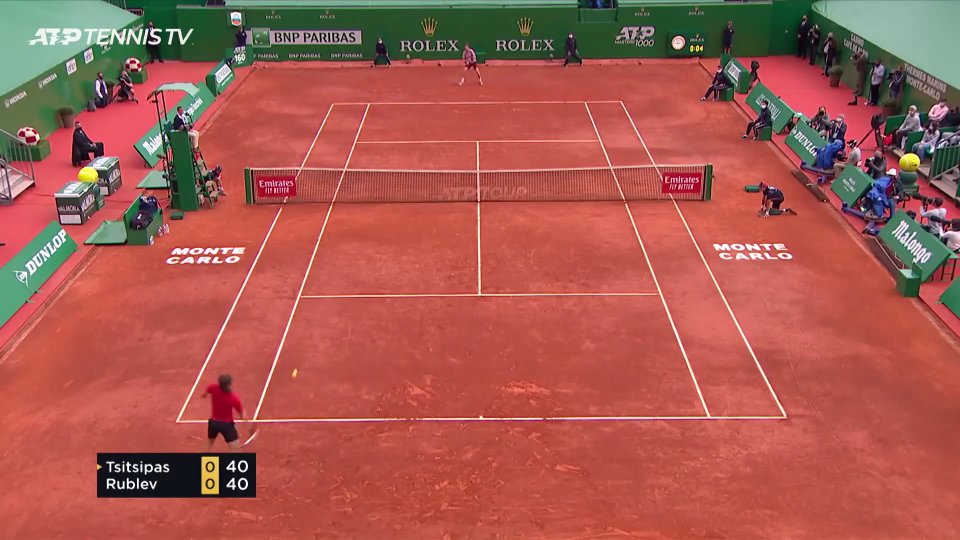
#> input picture frame 16 of Project_2/video_cut2.mp4, 1920 x 1080 px (shown at 1/2 size)
$ python project2_code.py
#> lines starting #> are read from the running program, lines starting #| are printed output that depends on the picture; after the words box and inside, x2 and y2 are one past the last pixel; in counts of white or black regions, pixels touching at a corner belong together
### Project_2/Detector.py
'''
    File name         : detectors.py
    Description       : Object detector used for detecting the objects in a video /image
    Author            : Rahmad Sadli
    Date created      : 20/02/2020
    Python Version    : 3.7
'''

# Import python libraries
import numpy as np
import cv2


def detect(frame,debugMode):
    # Convert frame from BGR to GRAY
    gray = cv2.cvtColor(frame, cv2.COLOR_BGR2GRAY)

    if (debugMode):
        cv2.imshow('gray', gray)

    # Edge detection using Canny function
    img_edges = cv2.Canny(gray,  50, 190, 3)
    if (debugMode):
        cv2.imshow('img_edges', img_edges)

    # Convert to black and white image
    ret, img_thresh = cv2.threshold(img_edges, 254, 255,cv2.THRESH_BINARY)
    if (debugMode):
        cv2.imshow('img_thresh', img_thresh)

    # Find contours
    contours, _ = cv2.findContours(img_thresh, cv2.RETR_EXTERNAL, cv2.CHAIN_APPROX_SIMPLE)

    # Set the accepted minimum & maximum radius of a detected object
    min_radius_thresh= 3
    max_radius_thresh= 30

    centers=[]
    for c in contours:
        # ref: https://docs.opencv.org/trunk/dd/d49/tutorial_py_contour_features.html
        (x, y), radius = cv2.minEnclosingCircle(c)
        radius = int(radius)

        #Take only the valid circle(s)
        if (radius > min_radius_thresh) and (radius < max_radius_thresh):
            centers.append(np.array([[x], [y]]))
    #cv2.imshow('contours', img_thresh)
    return centers

### Project_2/KalmanFilter.py
'''
    File name         : KalmanFilter.py
    Description       : KalmanFilter class used for object tracking
    Author            : Rahmad Sadli
    Date created      : 20/02/2020
    Python Version    : 3.7
'''

import numpy as np
import matplotlib.pyplot as plt

class KalmanFilter(object):
    def __init__(self, dt, u_x,u_y, std_acc, x_std_meas, y_std_meas):
        """
        :param dt: sampling time (time for 1 cycle)
        :param u_x: acceleration in x-direction
        :param u_y: acceleration in y-direction
        :param std_acc: process noise magnitude
        :param x_std_meas: standard deviation of the measurement in x-direction
        :param y_std_meas: standard deviation of the measurement in y-direction
        """

        # Define sampling time
        self.dt = dt

        # Define the  control input variables
        self.u = np.matrix([[u_x],[u_y]])

        # Intial State
        self.x = np.matrix([[0], [0], [0], [0]])

        # Define the State Transition Matrix A
        self.A = np.matrix([[1, 0, self.dt, 0],
                            [0, 1, 0, self.dt],
                            [0, 0, 1, 0],
                            [0, 0, 0, 1]])

        # Define the Control Input Matrix B
        self.B = np.matrix([[(self.dt**2)/2, 0],
                            [0,(self.dt**2)/2],
                            [self.dt,0],
                            [0,self.dt]])

        # Define Measurement Mapping Matrix
        self.H = np.matrix([[1, 0, 0, 0],
                            [0, 1, 0, 0]])

        #Initial Process Noise Covariance
        self.Q = np.matrix([[(self.dt**4)/4, 0, (self.dt**3)/2, 0],
                            [0, (self.dt**4)/4, 0, (self.dt**3)/2],
                            [(self.dt**3)/2, 0, self.dt**2, 0],
                            [0, (self.dt**3)/2, 0, self.dt**2]]) * std_acc**2

        #Initial Measurement Noise Covariance
        self.R = np.matrix([[x_std_meas**2,0],
                           [0, y_std_meas**2]])

        #Initial Covariance Matrix
        self.P = np.eye(self.A.shape[1])

    # [29 lines left out: functions predict, update, not called in this run]

### Project_2/project2_code.py
import numpy as np
import cv2 as cv
import math
from Detector import detect
from KalmanFilter import KalmanFilter


# Create a mask from 4 points given, returns a mask with trapezoidal shape fit to the court
def make_mask(img, points):
    height = img.shape[0]
    width = img.shape[1]
    mask = np.ones_like(img)

    n1 = (height - points[1][1]) / (points[1][1] - points[0][1])
    xe = int(points[1][0] + n1 * (points[1][0] - points[0][0]))
    xs = int(points[0][0] + n1 * (points[0][0] - points[1][0]))

    n2 = (height - points[3][1]) / (points[3][1] - points[2][1])
    xe2 = int(points[3][0] + n2 * (points[3][0] - points[2][0]))
    xs2 = int(points[2][0] + n2 * (points[2][0] - points[3][0]))

    contours = np.array([[0, 0], [xs, 0], [xe, height], [0, height]])
    cv.fillPoly(mask, pts=[contours], color=0)
    contours = np.array([[xs2, 0], [width, 0], [width, height], [xe2, height]])
    cv.fillPoly(mask, pts=[contours], color=0)
    return mask


def find_players(frame):
    # Apply mask for background subtraction
    MOG_mask = BS_MOG_play.apply(frame)
    MOG_mask = np.where(MOG_mask > 127, 1, 0)
    MOG_mask = np.stack((MOG_mask, MOG_mask, MOG_mask), axis=2)
    frame = (frame * MOG_mask).astype('uint8')

    # Find contours
    frame_players = cv.cvtColor(frame, cv.COLOR_BGR2GRAY)
    _, frame_players = cv.threshold(frame_players, 20, 255, cv.THRESH_TOZERO)
    contours, junk = cv.findContours(frame_players, cv.RETR_EXTERNAL, cv.CHAIN_APPROX_NONE)

    # Make output array
    out = np.zeros_like(frame)
    # Players contour area, index of contour and coordinates of center
    pl1_ar = 0
    pl1_c = -1
    pl1_x = 0
    pl1_y = 0
    pl2_ar = 0
    pl2_c = -1
    pl2_x = 0
    pl2_y = 0
    for i in range(len(contours)):
        area = cv.contourArea(contours[i])
        if area > 20: # Avoid errors with the moments
            M = cv.moments(contours[i])
            cX = int(M["m10"] / M["m00"])
            cY = int(M["m01"] / M["m00"])

            cv.drawContours(out, contours[i], -1, (255, 255, 255), 1)

            if cY > top_net: # Find biggest contour on the upper part of the frame
                if area > pl1_ar:
                    pl1_ar = area
                    pl1_c = i
                    pl1_x = cX
                    pl1_y = cY
            if cY < top_net: # Find biggest contour on the lower part of the frame
                if area > pl2_ar:
                    pl2_ar = area
                    pl2_c = i
                    pl2_x = cX
                    pl2_y = cY
    if pl1_c != -1:
        out_blue = out[:, :, 0].astype('uint8')
        if pl1_y > bottom_net + 20:
            cv.circle(out_blue, (pl1_x, pl1_y), 75, 255, -1)  # Not draw the circles if the players are too cose to the net
        out[:, :, 0] = out_blue
    if pl2_c != -1:
        out_red = out[:, :, 2].astype('uint8')
        if pl2_y < top_net - 20:
            cv.circle(out_red, (pl2_x, pl2_y), 60, 255, -1)
        out[:, :, 2] = out_red
    return out


def find_ball(frame, centers):
    # Apply mask for background subtraction
    MOG_mask_ball = BS_MOG_ball.apply(frame)
    MOG_mask_ball = np.where(MOG_mask_ball > 127, 1, 0)
    MOG_mask_ball = np.stack((MOG_mask_ball, MOG_mask_ball, MOG_mask_ball), axis=2)
    frame_ball = (frame * MOG_mask_ball).astype('uint8')

    # Dilate and smooth image with mean filter
    kernel = np.ones((15, 15), np.uint8)
    r = frame_ball[:, :, 0]
    g = frame_ball[:, :, 1]
    b = frame_ball[:, :, 2]

    r = cv.dilate(r, kernel)
    g = cv.dilate(g, kernel)
    b = cv.dilate(b, kernel)

    frame_ball[:, :, 0] = r
    frame_ball[:, :, 1] = g
    frame_ball[:, :, 2] = b

    frame_ball = cv.filter2D(frame_ball, -1, kernel / 225)

    # Find contours
    frame_bell = cv.cvtColor(frame_ball, cv.COLOR_BGR2GRAY)
    contours, junk = cv.findContours(frame_bell, cv.RETR_EXTERNAL, cv.CHAIN_APPROX_NONE)
    cv.drawContours(frame_bell, contours, -1, (255, 0, 0), 3)

    # Combine images to get color back
    frame_bell = cv.cvtColor(frame_bell, cv.COLOR_GRAY2BGR)
    frame_bell = cv.cvtColor(frame_bell, cv.COLOR_BGR2HLS)
    frame_ball = cv.cvtColor(frame_ball, cv.COLOR_BGR2HLS)
    frame_bell[:, :, 0] = frame_ball[:, :, 0]
    frame_bell[:, :, 2] = 127
    frame = cv.cvtColor(frame_bell, cv.COLOR_HLS2BGR)

    # Detect object
    center = detect(frame, debugMode)
    out = np.zeros((frame.shape[0:2]))

    # If centroids are detected then track them
    if len(centers) == 0:
        centers = center

    if (len(center) > 0):

        if math.dist(centers[0], center[0]) < 250:  # This helps to erase false detections
            centers = center

        # Draw the detected circle
        cv.circle(out, (int(centers[0][0]), int(centers[0][1])), 10, 255, -1)

        # Predict
        (x, y) = KF.predict()

        # Update
        (x1, y1) = KF.update(centers[0])
    return out, centers


def register_hit(frame, hitlist, lasthit):
    hsv = cv.cvtColor(frame, cv.COLOR_RGB2HSV)
    # Defining mask for detecting color
    mask_yel = cv.inRange(hsv, low_yel, up_yel)
    mask_cy = cv.inRange(hsv, low_cy, up_cy)

    # First hit
    if lasthit == -1:
        if 255 in mask_yel:
            hitlist.append(1)  # It means the top player hit the ball first
            lasthit = 1
            print("The top player made the first hit")

        if 255 in mask_cy:
            hitlist.append(2)  # It means the bottom player hit the ball first
            lasthit = 2
            print("The bottom player made the first hit")

    elif lasthit == 1:  # Last hit from top player, wait for bottom player
        if 255 in mask_cy:
            hitlist.append(2)  # It means the bottom player hit the ball
            lasthit = 2
            print("Hit by bottom player")

    elif lasthit == 2:  # Last hit from bottom player, wait for top player
        if 255 in mask_yel:
            hitlist.append(1)  # It means the top player hit the ball
            lasthit = 1
            print("Hit by top player")

    return hitlist, lasthit


cap = cv.VideoCapture('video_cut2.mp4')

# Take first frame of the video and resize it
_, frame = cap.read()
#> frame is the input picture: shape (1080, 1920, 3); mean B, G, R 79.5, 89.7, 167.3
frame = cv.resize(frame, (960, 540), fx=0, fy=0, interpolation=cv.INTER_CUBIC)
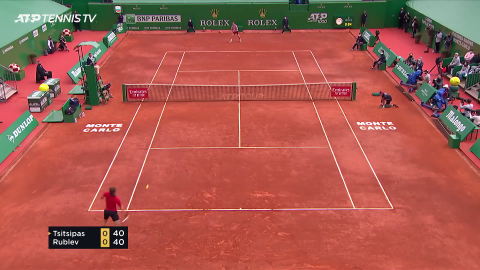
#> frame: shape (540, 960, 3) (shown at 1/2 size); mean B, G, R 79.5, 89.7, 167.3

# Create mask specific to camera position
#mask = make_mask(frame, [[260, 150], [150, 430], [700, 150], [820, 430]])  # blue vid
#top_net, bottom_net = [220, 260]
mask = make_mask(frame, [[310, 100], [130, 420], [640, 100], [830, 420]])  # red vid
#> in make_mask, `cv.fillPoly(mask, pts=[contours], color=0)`:
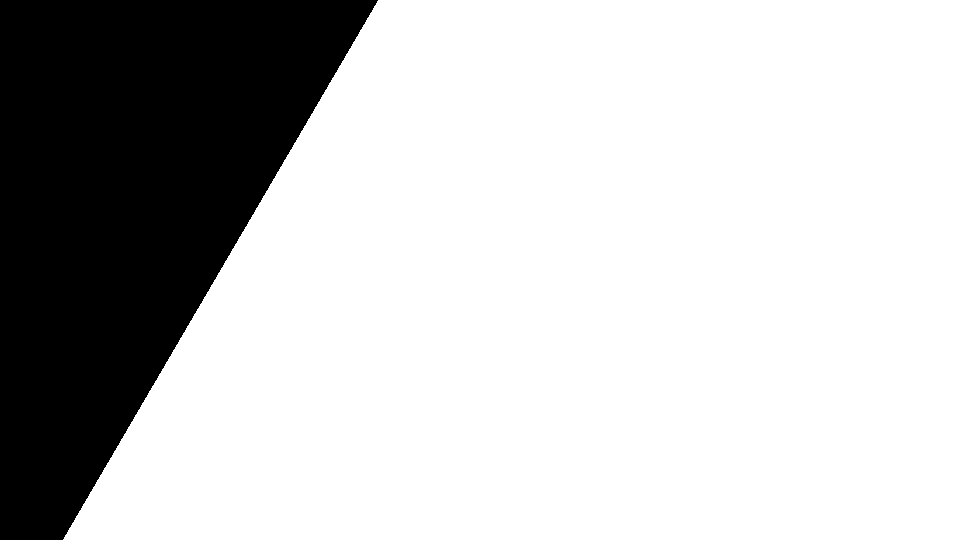
#> mask: shape (540, 960, 3); values 0 (black) and 1 (white), 77% white; 1 black region, box (x1, y1, x2, y2) and area: (0, 0, 378, 540) 119070
#> in make_mask, `cv.fillPoly(mask, pts=[contours], color=0)`:
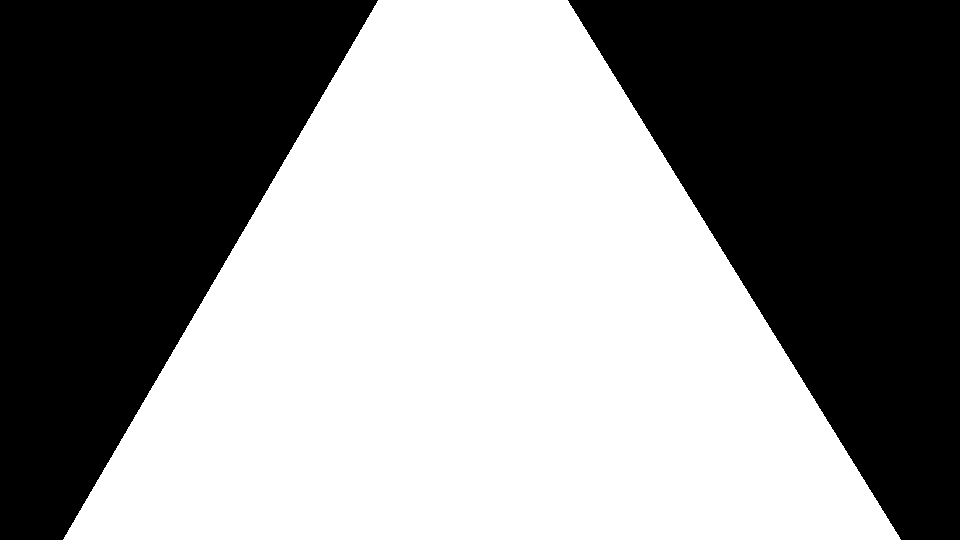
#> mask: shape (540, 960, 3); values 0 (black) and 1 (white), 53.5% white; 2 black regions, box (x1, y1, x2, y2) and area: (568, 0, 960, 540) 121770, (0, 0, 378, 540) 119070
top_net, bottom_net = [170, 200]

frame = frame * mask
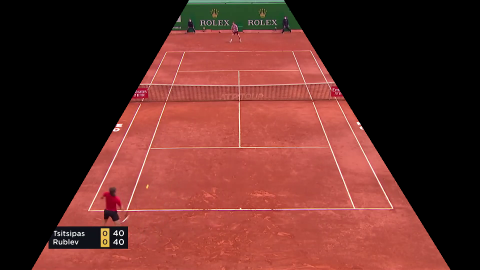
#> frame: shape (540, 960, 3) (shown at 1/2 size); mean B, G, R 40, 45.6, 97.5

# Create MOG object
BS_MOG_play = cv.bgsegm.createBackgroundSubtractorMOG(history=200)
BS_MOG_ball = cv.bgsegm.createBackgroundSubtractorMOG(history=10)

ControlSpeedVar = 100  # Lowest: 1 - Highest:100
HiSpeed = 100
KF = KalmanFilter(0.1, 1, 1, 1, 0.1, 0.1)
debugMode = 0
centers = []

hitlist = []
lasthit = -1

low_cy = np.array([20, 0, 0], dtype = "uint8")
up_cy = np.array([40, 255, 255], dtype = "uint8")
low_yel = np.array([80, 0, 0], dtype = "uint8")
up_yel = np.array([100, 255, 255], dtype = "uint8")

while 1:
    # Capture frame, resize and apply mask
    ret, frame = cap.read()
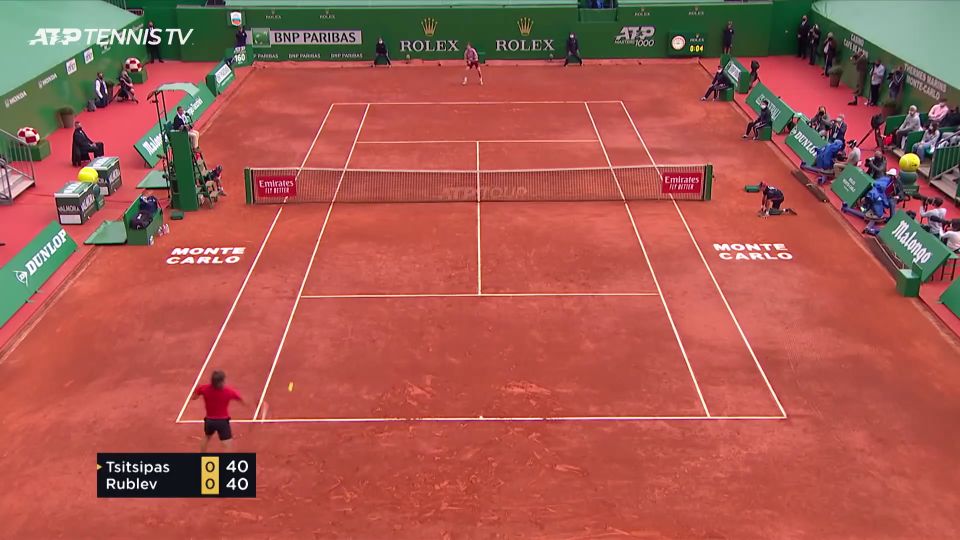
#> input picture frame 17 of Project_2/video_cut2.mp4, 1920 x 1080 px (shown at 1/2 size)
#> frame is the input picture: shape (1080, 1920, 3); mean B, G, R 79.5, 89.7, 167.3

    if ret:
        frame = cv.resize(frame, (960, 540), fx=0, fy=0, interpolation=cv.INTER_CUBIC)
#> frame: shape (540, 960, 3)
        frame = frame * mask
        out = find_players(frame)
#> in find_players, `contours, junk = cv.findContours(frame_players, cv.RETR_EXTERNAL, cv.C..`: contours = []; junk = None
#> after the loop in find_players, `for i in range(len(contours)):`: pl1_ar = 0; pl1_c = -1; pl1_x = 0; pl2_c = -1; pl2_x = 0
        out[:, :, 1], centers = find_ball(frame, centers)
#> in find_ball, `contours, junk = cv.findContours(frame_bell, cv.RETR_EXTERNAL, cv.CHAI..`: contours = []; junk = None
#> in detect, `contours, _ = cv2.findContours(img_thresh, cv2.RETR_EXTERNAL, cv2.CHAI..`: contours = []
#> centers = []
        hitlist, lasthit = register_hit(out, hitlist, lasthit)
#> hitlist = []; lasthit = -1

        out[top_net - 20, :, :] = 255  # these two lines are just to give the viewer an idea of where the net is
        out[bottom_net + 20, :, :] = 255
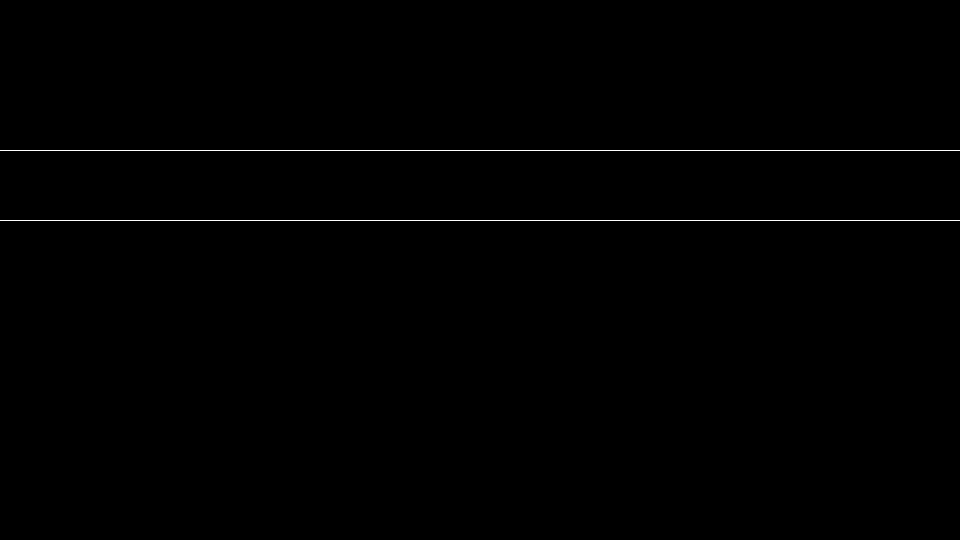
#> out: shape (540, 960, 3); 0.37% white in thin lines or dots, all inside (x1, y1, x2, y2) = (0, 150, 960, 221)

        cv.imshow('img', out)
        k = cv.waitKey(30) & 0xff
#> (key Esc is pressed here)
        if k == 27:
            break
    else:
        break
cv.destroyAllWindows()
cap.release()


print("\nTop player hit the ball", hitlist.count(1), "times")
#| Top player hit the ball 0 times
print("Bottom player hit the ball", hitlist.count(2), "times")
#| Bottom player hit the ball 0 times

if lasthit == 1:
    print("The top player won the point")
elif lasthit == 2:
    print("The bottom player won the point")

$ run again, starting later in the video
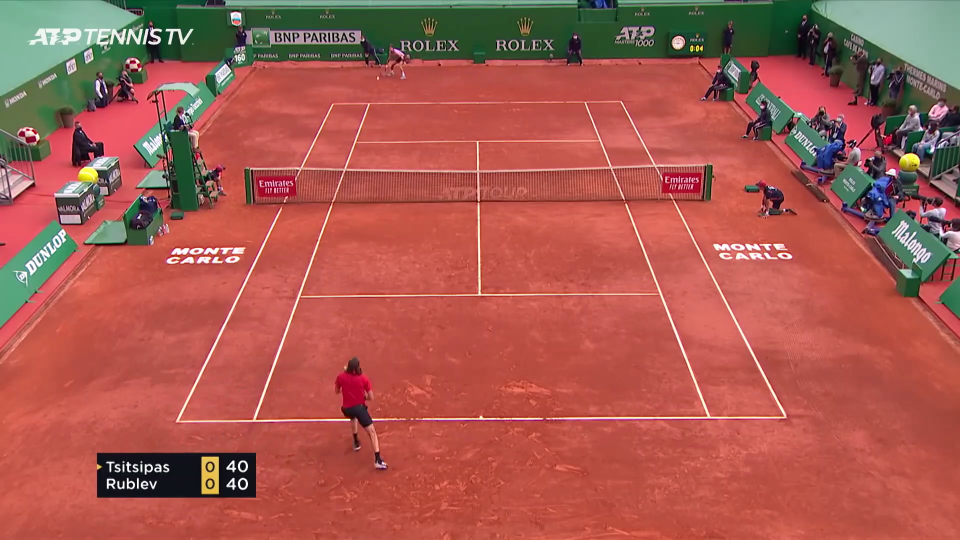
#> input picture frame 75 of Project_2/video_cut2.mp4, 1920 x 1080 px (shown at 1/2 size)
#> frame is the input picture: shape (1080, 1920, 3); mean B, G, R 79.6, 89.8, 167.4
#> `frame = frame * mask`:
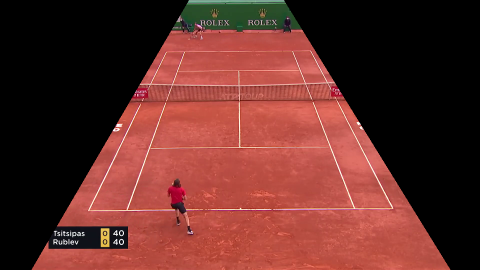
#> frame: shape (540, 960, 3) (shown at 1/2 size); mean B, G, R 40.1, 45.6, 97.5
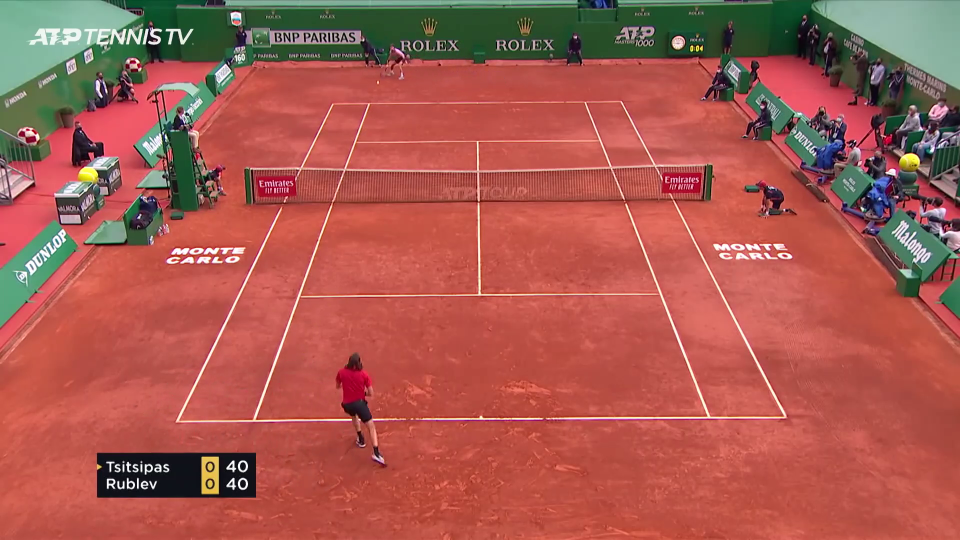
#> input picture frame 76 of Project_2/video_cut2.mp4, 1920 x 1080 px (shown at 1/2 size)
#> frame is the input picture: shape (1080, 1920, 3); mean B, G, R 79.6, 89.8, 167.4
#> in find_players, `contours, junk = cv.findContours(frame_players, cv.RETR_EXTERNAL, cv.C..`: contours = []; junk = None
#> after the loop in find_players, `for i in range(len(contours)):`: pl1_ar = 0; pl1_c = -1; pl1_x = 0; pl2_c = -1; pl2_x = 0
#> in find_ball, `contours, junk = cv.findContours(frame_bell, cv.RETR_EXTERNAL, cv.CHAI..`: contours = []; junk = None
#> frame_bell: shape (540, 960, 3); mean of channels 0, 1, 2 0, 0, 127
#> in detect, `contours, _ = cv2.findContours(img_thresh, cv2.RETR_EXTERNAL, cv2.CHAI..`: contours = []
#> lasthit = -1
#| Top player hit the ball 0 times
#| Bottom player hit the ball 0 times
